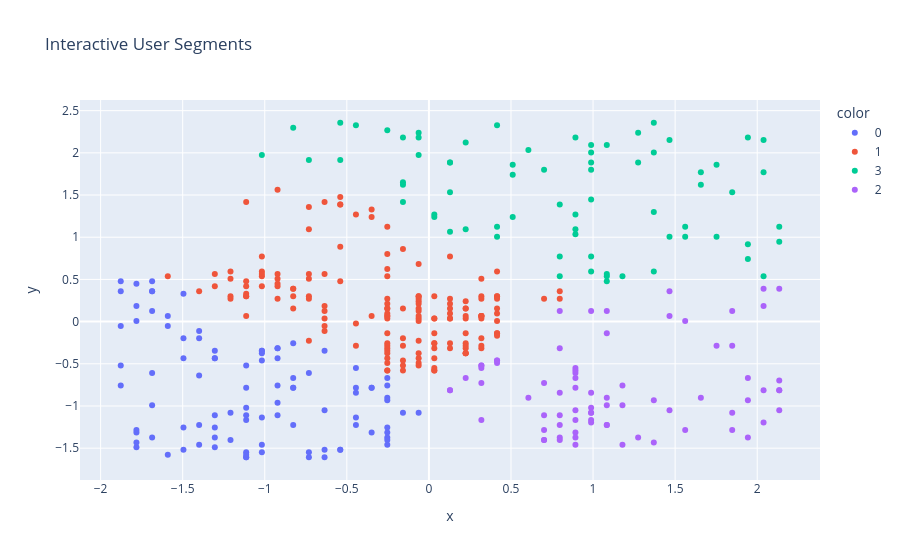

Write notebook code for a chart like this one.
### Code cell
import pandas as pd
import numpy as np
import matplotlib.pyplot as plt
import seaborn as sns
from sklearn.cluster import KMeans
from sklearn.preprocessing import StandardScaler
from sklearn.decomposition import PCA
import warnings
import plotly.express as px

warnings.filterwarnings('ignore')


df = pd.read_csv("social.csv")

# Display top records
print(df.head())

# Selecting relevant features
X = df[['Age', 'EstimatedSalary']]

# Feature Scaling
scaler = StandardScaler()
X_scaled = scaler.fit_transform(X)

# Using Elbow Method to find optimal clusters
wcss = []
for i in range(1, 11):
    kmeans = KMeans(n_clusters=i, init='k-means++', random_state=42)
    kmeans.fit(X_scaled)
    wcss.append(kmeans.inertia_)

# Plot Elbow Graph
plt.plot(range(1, 11), wcss)
plt.title('Elbow Method')
plt.xlabel('Number of clusters')
plt.ylabel('WCSS')
plt.grid(True)
plt.show()

# Applying KMeans with optimal clusters (e.g., 4)
kmeans = KMeans(n_clusters=4, init='k-means++', random_state=42)
y_kmeans = kmeans.fit_predict(X_scaled)

# Visualizing the clusters
plt.figure(figsize=(8, 6))
sns.scatterplot(x=X_scaled[:, 0], y=X_scaled[:, 1], hue=y_kmeans, palette='Set1')
plt.scatter(kmeans.cluster_centers_[:, 0], kmeans.cluster_centers_[:, 1],
            s=300, c='yellow', label='Centroids', edgecolor='black')
plt.title('User Segments based on Age and Salary')
plt.xlabel('Age (scaled)')
plt.ylabel('Estimated Salary (scaled)')
plt.legend()
plt.show()

# Add Gender to visualization (if 'Gender' column exists)
if 'Gender' in df.columns:
    df['Gender'] = df['Gender'].map({'Male': 0, 'Female': 1})
    sns.scatterplot(x=X_scaled[:, 0], y=X_scaled[:, 1], hue=y_kmeans, style=df['Gender'], palette='Set1')

# PCA for dimensionality reduction
pca = PCA(n_components=2)
X_pca = pca.fit_transform(X_scaled)
df['Cluster'] = y_kmeans
print(df.groupby('Cluster').mean())

# Interactive Visualization with Plotly
fig = px.scatter(x=X_scaled[:,0], y=X_scaled[:,1], color=y_kmeans.astype(str), 
                 title='Interactive User Segments')
fig.show()

# For predicting new data
def predict_cluster(new_data):
    # Scale the new data using the previously fitted scaler
    new_data_scaled = scaler.transform([new_data])
    
    # Predict the cluster using the trained KMeans model
    cluster = kmeans.predict(new_data_scaled)
    return cluster

# Example: Predicting the cluster for a new user
new_user = [25, 50000]  # Example input: [Age, Estimated Salary]
predicted_cluster = predict_cluster(new_user)
print(f"The new user belongs to Cluster {predicted_cluster[0]}")

# Visualizing the new data point along with existing clusters
plt.figure(figsize=(8, 6))
sns.scatterplot(x=X_scaled[:, 0], y=X_scaled[:, 1], hue=y_kmeans, palette='Set1')
plt.scatter(kmeans.cluster_centers_[:, 0], kmeans.cluster_centers_[:, 1],
            s=300, c='yellow', label='Centroids', edgecolor='black')

# Plot the new user
new_user_scaled = scaler.transform([new_user])
plt.scatter(new_user_scaled[0, 0], new_user_scaled[0, 1], c='red', s=200, label='New User', marker='X')

plt.title('User Segments with New User Prediction')
plt.xlabel('Age (scaled)')
plt.ylabel('Estimated Salary (scaled)')
plt.legend()
plt.show()

### Figure 1 — Plotly figure (JSON) as saved in the notebook; plotly's stock layout.template omitted (floating-point values rounded to 4 significant figures; data arrays with more than 128 entries replaced by an {"elided": "..."} marker saying what was removed)
{"data": [{"hovertemplate": "color=0<br>x=%{x}<br>y=%{y}<extra></extra>", "legendgroup": "0", "marker": {"color": "#636efa", "symbol": "circle"}, "mode": "markers", "name": "0", "orientation": "v", "showlegend": true, "type": "scatter", "x": [-1.782, -0.2536, -1.113, -1.018, -1.782, -1.018, -1.209, -1.113, -1.686, -0.5401, -1.877, -0.8267, -0.6356, -1.591, -0.9222, -0.2536, -0.4446, -0.7312, -1.018, -1.018, -0.4446, -0.7312, -1.4, -1.018, -1.304, -1.877, -0.2536, -1.018, -1.304, -1.4, -1.495, -1.018, -1.4, -1.304, -1.304, -1.495, -1.304, -1.686, -0.5401, -1.877, -1.495, -1.113, -1.686, -1.304, -1.495, -1.113, -0.8267, -0.2536, -0.2536, -0.9222, -0.9222, -1.782, -1.591, -1.113, -1.113, -0.7312, -0.6356, -0.4446, -1.591, -0.9222, -1.4, -1.686, -0.9222, -1.782, -1.782, -1.877, -0.3491, -0.8267, -1.686, -1.113, -0.6356, -1.113, -0.06256, -0.2536, -1.877, -1.495, -0.8267, -0.3491, -1.4, -0.2536, -1.209, -1.304, -0.6356, -1.113, -0.4446, -1.686, -0.4446, -0.9222, -1.782, -0.8267, -1.782, -0.3491, -1.686, -0.2536, -0.2536, -0.1581], "xaxis": "x", "y": [-1.49, -1.461, -0.7853, -0.3742, 0.1838, -0.3448, -1.079, -0.521, 0.4774, -1.519, 0.3599, -0.7853, -1.519, -1.578, -0.7559, -1.255, -1.226, -0.6091, -1.138, -1.549, -0.5504, -1.608, -1.461, -0.4623, -1.108, -0.7559, -1.373, -0.3448, -0.4329, -0.6385, -1.519, -1.461, -0.1099, -0.3448, -1.49, -0.198, -1.255, -1.373, -1.519, -0.521, -1.255, -1.549, -0.6091, -0.4329, 0.3306, -1.608, -1.226, -0.7559, -1.314, -0.9615, -0.3155, -1.431, 0.06629, -1.02, -1.108, -1.549, -0.3448, -1.138, -0.05117, -0.4329, -0.198, 0.3599, -0.3155, -1.314, 0.448, -0.05117, -1.314, -0.2567, 0.125, -1.608, -1.608, -1.167, -1.079, -0.9321, 0.4774, -0.4329, -0.6678, -0.7853, -1.226, -0.6678, -1.402, -1.373, -1.05, -1.578, -0.7853, 0.3599, -0.844, -1.108, -1.284, -0.7853, 0.007561, -0.7853, -0.9908, -1.402, -0.9027, -1.079], "yaxis": "y"}, {"hovertemplate": "color=1<br>x=%{x}<br>y=%{y}<extra></extra>", "legendgroup": "1", "marker": {"color": "#EF553B", "symbol": "circle"}, "mode": "markers", "name": "1", "orientation": "v", "showlegend": true, "type": "scatter", "x": {"elided": "156 float values"}, "xaxis": "x", "y": {"elided": "156 float values"}, "yaxis": "y"}, {"hovertemplate": "color=3<br>x=%{x}<br>y=%{y}<extra></extra>", "legendgroup": "3", "marker": {"color": "#00cc96", "symbol": "circle"}, "mode": "markers", "name": "3", "orientation": "v", "showlegend": true, "type": "scatter", "x": [-0.5401, -1.018, -0.7312, -0.4446, -0.5401, -0.8267, 0.1285, 1.943, 1.657, 1.37, 0.224, 0.9881, 1.37, 2.134, 0.7971, 2.039, -0.06256, 2.134, -0.1581, 1.752, -0.2536, 0.224, 1.084, 0.03295, 1.466, 0.415, 1.179, 1.752, 1.275, 1.848, 0.9881, -0.06256, 1.37, 1.943, 0.7015, -0.1581, 1.657, 0.9881, 0.415, 0.8926, 0.5105, 0.1285, 1.084, 2.039, 0.9881, 0.9881, 0.1285, 1.084, 0.5105, 0.7971, -0.06256, 1.275, 0.8926, -0.1581, 1.084, 1.561, 1.37, 0.9881, -0.1581, 0.8926, 0.9881, 1.943, 0.1285, 1.466, 0.8926, 1.561, 0.03295, 0.5105, 0.415, 0.7971, 2.039, 0.606], "xaxis": "x", "y": [2.357, 1.975, 1.916, 2.327, 1.916, 2.298, 1.887, 0.9179, 1.769, 1.3, 2.122, 0.771, 2.357, 1.123, 0.771, 2.151, 2.181, 0.9472, 1.652, 1.858, 2.269, 1.094, 0.4774, 1.241, 2.151, 2.327, 0.5361, 1.006, 2.239, 1.535, 1.887, 2.239, 0.5949, 0.7417, 1.799, 2.181, 1.623, 0.5949, 1.123, 2.181, 1.858, 1.065, 0.5361, 0.5361, 2.092, 2.004, 1.887, 0.5655, 1.241, 1.388, 1.975, 1.887, 1.27, 1.623, 2.092, 1.006, 2.004, 1.799, 1.417, 1.094, 1.446, 2.181, 1.535, 1.006, 1.035, 1.123, 1.27, 1.74, 1.006, 0.5361, 1.769, 2.034], "yaxis": "y"}, {"hovertemplate": "color=2<br>x=%{x}<br>y=%{y}<extra></extra>", "legendgroup": "2", "marker": {"color": "#ab63fa", "symbol": "circle"}, "mode": "markers", "name": "2", "orientation": "v", "showlegend": true, "type": "scatter", "x": [0.8926, 0.7015, 0.7971, 0.9881, 0.7015, 0.8926, 0.9881, 0.7015, 0.7971, 0.8926, 1.084, 0.8926, 2.039, 0.1285, 0.3195, 0.3195, 0.3195, 0.224, 0.7971, 1.084, 0.8926, 0.7971, 2.039, 0.8926, 1.084, 0.1285, 0.3195, 0.606, 1.179, 2.039, 2.134, 1.848, 1.848, 1.37, 1.179, 1.37, 1.657, 1.943, 0.9881, 0.415, 0.7015, 1.466, 0.3195, 0.9881, 1.848, 0.8926, 1.466, 2.134, 1.561, 0.415, 1.466, 0.8926, 2.039, 1.943, 1.561, 2.134, 2.134, 0.7971, 0.7971, 0.415, 1.943, 0.9881, 1.084, 1.848, 1.752, 1.084, 0.8926, 0.9881, 0.9881, 0.8926, 0.7015, 2.134, 0.7971, 1.275, 1.179, 1.084], "xaxis": "x", "y": [-1.314, -1.284, -1.226, -1.196, -1.402, -0.6091, -0.844, -1.402, -1.373, -1.461, -1.226, -1.167, 0.3893, -0.8147, -0.5504, -1.167, -0.7266, -0.6678, -0.3155, 0.125, -0.6678, -1.402, -0.8147, -0.7853, -0.1393, -0.8147, -0.521, -0.9027, -0.7559, 0.1838, -0.8147, -1.284, 0.125, -0.9321, -0.9908, -1.431, -0.9027, -0.9321, 0.125, -0.4623, -1.108, 0.3599, -0.521, -1.167, -0.2861, -0.5504, 0.06629, -1.05, 0.007561, -0.4623, -1.05, -0.5797, -1.196, -0.6678, -1.284, -0.6972, 0.3893, -1.108, 0.125, -0.4916, -1.373, -1.079, -1.226, -1.079, -0.2861, -0.9027, -1.05, -1.02, -1.079, -1.373, -0.7266, -0.8147, -0.844, -1.373, -1.461, -0.9908], "yaxis": "y"}], "layout": {"legend": {"title": {"text": "color"}, "tracegroupgap": 0}, "title": {"text": "Interactive User Segments"}, "xaxis": {"anchor": "y", "domain": [0, 1], "title": {"text": "x"}}, "yaxis": {"anchor": "x", "domain": [0, 1], "title": {"text": "y"}}}}
